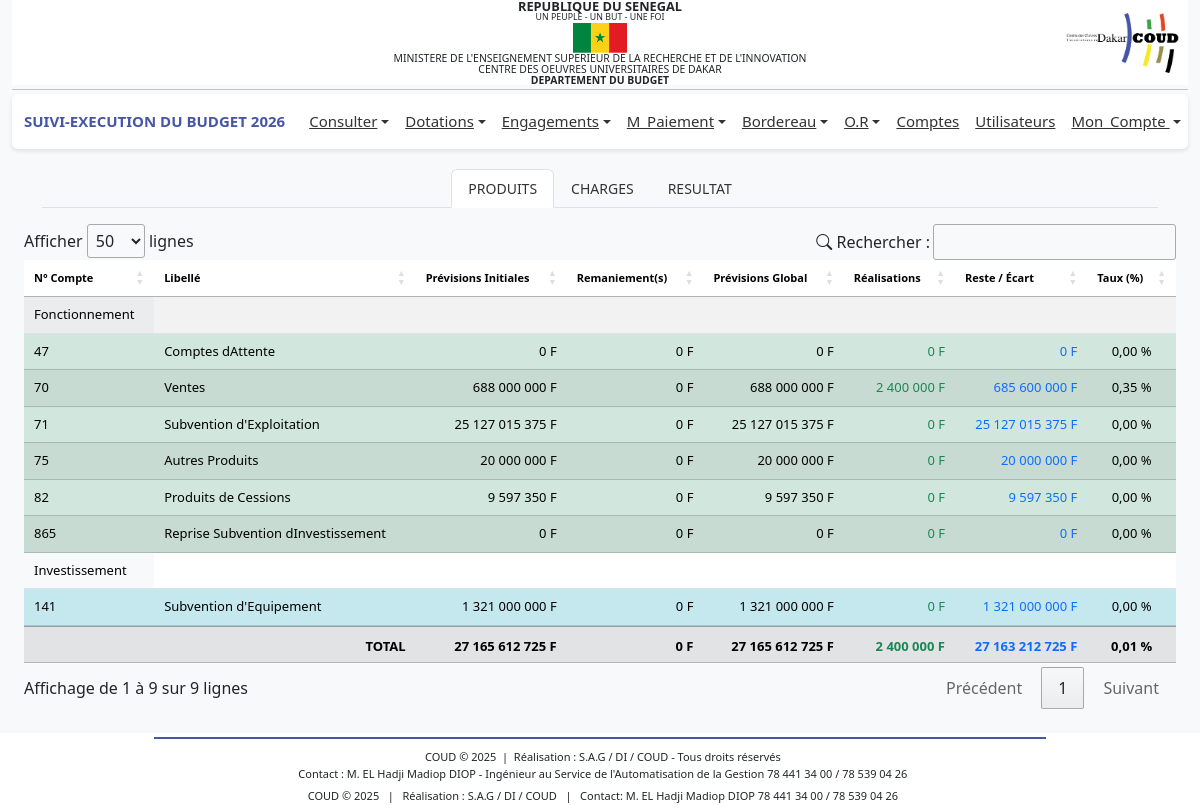
Page /profiles/dg/administratifs/rapports.php (signed in) on the committed database.
### tables this page shows
CREATE TABLE IF NOT EXISTS `bud_comptep` (
  `idCp` int NOT NULL AUTO_INCREMENT,
  `numCp` varchar(50) DEFAULT NULL,
  `libelle` varchar(255) DEFAULT NULL,
  `dateSys` datetime DEFAULT CURRENT_TIMESTAMP,
  `nature` varchar(50) NOT NULL,
  `type` varchar(50) DEFAULT 'fonctionnement',
  PRIMARY KEY (`idCp`)
);

### includes/fonctions.php (called while the page is built, shortened)
<?php
function connexionBD()
{
    $connexion = mysqli_connect('localhost', 'root', '', 'budget_db_2024') or
        die('Serveur inaccessible. Merci de reessayer plus tard.');
    return $connexion;
}
$connexion = connexionBD();
function get_produits_administratif()
{
    global $connexion;
    $anneeEnCours = $_SESSION['an'];
    $query = "
        SELECT
            cp.idCp,
            cp.libelle,
            cp.numCp,
            cp.type,
           COALESCE(SUM(DISTINCT d.volume), 0) AS total_dot,
           COALESCE(SUM(DISTINCT r.montant), 0) AS total_paye,
           COALESCE(SUM(DISTINCT CASE
                WHEN d.type = 'remanier' THEN d.volume
            END), 0) AS totalDotRemanier,
           COALESCE(SUM(DISTINCT CASE
                WHEN d.type = 'initiale' THEN d.volume
            END), 0) AS totalDotInitiale
        FROM bud_compte c
        JOIN bud_comptep cp ON c.idCp = cp.idCp
        LEFT JOIN bud_dotations d
            ON d.idCompte = c.idCompte
            AND d.an = '$anneeEnCours'
        LEFT JOIN bud_ordre_recette r
            ON r.idCompte = c.idCompte
        WHERE cp.nature IN ('produit', 'ressource')
        GROUP BY cp.idCp, cp.libelle, cp.numCp
    ";
    $result = $connexion->query($query);
    if ($result && $result->num_rows > 0) {
        return $result->fetch_all(MYSQLI_ASSOC);
    } else {
        return [];
    }
}
function get_resultats()
{
    global $connexion;
    $anneeEnCours = $_SESSION['an'];
    $query = "
        SELECT
            cp.libelle,
            cp.nature,
            cp.type,
            COALESCE(SUM(DISTINCT d.volume), 0) AS total_dot
        FROM bud_compte c
        JOIN bud_comptep cp ON c.idCp = cp.idCp
        LEFT JOIN bud_dotations d
            ON d.idCompte = c.idCompte
            AND d.an = '$anneeEnCours'
        WHERE cp.nature IN ('produit', 'ressource', 'charge', 'emploi')
        GROUP BY cp.idCp, cp.libelle, cp.nature
        ORDER BY cp.nature, cp.libelle
    ";
    $result = $connexion->query($query);
    $produits = [];
    $charges = [];
    if ($result && $result->num_rows > 0) {
        foreach ($result->fetch_all(MYSQLI_ASSOC) as $row) {
            if (in_array($row['nature'], ['produit', 'ressource'])) {
                $produits[] = $row;
            } else {
                $charges[] = $row;
            }
        }
    }
    return [
        'produits' => $produits,
        'charges' => $charges
    ];
}
?>

### profiles/dg/administratifs/rapports.php (the view, shortened to what this page needs)
<?php
include '../../../includes/fonctions.php';
$produits = get_produits_administratif();
$data = get_resultats();
?>
<?php include '../../../includes/header.php'; ?>
<link rel="stylesheet" href="https://cdn.datatables.net/1.13.6/css/jquery.dataTables.min.css">
<link rel="stylesheet" href="https://cdn.jsdelivr.net/npm/bootstrap-icons@1.11.3/font/bootstrap-icons.css">
<main class="container-fluid mt-3">
    <div class="container-fluid mt-0">
        <div class="container mt-0">
            <ul class="nav nav-tabs  justify-content-center" id="myTabs">
                <li class="nav-item">
                    <a class="nav-link active" href="#" data-target="produit">PRODUITS</a>
                </li>
                <li class="nav-item">
                    <a class="nav-link" href="#" data-target="charges">CHARGES</a>
                </li>
                <li class="nav-item">
                    <a class="nav-link" href="#" data-target="resultat">RESULTAT</a>
                </li>
            </ul>
        </div>
        <div class="mt-3 contenu">
            <div class="tab-content produit">
                <table id="tableProduits" class="table table-striped table-hover align-middle">
                    <thead class="custom-header text-center">
                        <tr>
                            <th>N° Compte</th>
                            <th>Libellé</th>
                            <th>Prévisions Initiales</th>
                            <th>Remaniement(s)</th>
                            <th>Prévisions Global</th>
                            <th>Réalisations</th>
                            <th>Reste / Écart</th>
                            <th>Taux (%)</th>
                        </tr>
                    </thead>
                    <tbody>
                        <tr>
                            <td colspan="" style="background-color: #f8f9fa;">Fonctionnement</td>
                            <td></td>
                            <td></td>
                            <td></td>
                            <td></td>
                            <td></td>
                            <td></td>
                            <td></td>
                        </tr>
                        <?php foreach ($produits as $p): ?>
                        <?php
                        if ($p['type'] == 'fonctionnement'):
                            $prevision = $p['total_dot'];
                            $remanier = $p['totalDotRemanier'];
                            $initiale = $p['totalDotInitiale'];
                            $realisation = $p['total_paye'];
                            $reste = $prevision - $realisation;
                            $taux = ($prevision > 0) ? ($realisation / $prevision) * 100 : 0;
                            ?>
                        <tr class="table-success">
                            <td><?= htmlspecialchars($p['numCp']) ?></td>
                            <td><?= htmlspecialchars($p['libelle']) ?></td>
                            <td class="text-end"><?= number_format($initiale, 0, ',', ' ') ?> F</td>
                            <td class="text-end"><?= number_format($remanier, 0, ',', ' ') ?> F</td>
                            <td class="text-end"><?= number_format($prevision, 0, ',', ' ') ?> F</td>
                            <td class="text-end text-success"><?= number_format($realisation, 0, ',', ' ') ?> F</td>
                            <td class="text-end <?= $reste < 0 ? 'text-danger' : 'text-primary' ?>">
                                <?= number_format($reste, 0, ',', ' ') ?> F
                            </td>
                            <td class="text-center"><?= number_format($taux, 2, ',', ' ') ?> %</td>
                        </tr>
                        <?php endif; ?>
                        <?php endforeach; ?>
                        <tr>
                            <td colspan="" style="background-color: #f8f9fa;">Investissement</td>
                            <td></td>
                            <td></td>
                            <td></td>
                            <td></td>
                            <td></td>
                            <td></td>
                            <td></td>
                        </tr>
                        <?php foreach ($produits as $p): ?>
                        <?php
                        if ($p['type'] == 'investissement'):
                            $prevision = $p['total_dot'];
                            $remanier = $p['totalDotRemanier'];
                            $initiale = $p['totalDotInitiale'];
                            $realisation = $p['total_paye'];
                            $reste = $prevision - $realisation;
                            $taux = ($prevision > 0) ? ($realisation / $prevision) * 100 : 0;
                            ?>
                        <tr class="table-info">
                            <td><?= htmlspecialchars($p['numCp']) ?></td>
                            <td><?= htmlspecialchars($p['libelle']) ?></td>
                            <td class="text-end"><?= number_format($initiale, 0, ',', ' ') ?> F</td>
                            <td class="text-end"><?= number_format($remanier, 0, ',', ' ') ?> F</td>
                            <td class="text-end"><?= number_format($prevision, 0, ',', ' ') ?> F</td>
                            <td class="text-end text-success"><?= number_format($realisation, 0, ',', ' ') ?> F</td>
                            <td class="text-end <?= $reste < 0 ? 'text-danger' : 'text-primary' ?>">
                                <?= number_format($reste, 0, ',', ' ') ?> F
                            </td>
                            <td class="text-center"><?= number_format($taux, 2, ',', ' ') ?> %</td>
                        </tr>
                        <?php endif; ?>
                        <?php endforeach; ?>
                    </tbody>
                    <?php
                    $total_prevision = array_sum(array_column($produits, 'total_dot'));
                    $total_initiale = array_sum(array_column($produits, 'totalDotInitiale'));
                    $total_remanier = array_sum(array_column($produits, 'totalDotRemanier'));
                    $total_realisation = array_sum(array_column($produits, 'total_paye'));
                    $total_ecart = $total_prevision - $total_realisation;
                    $taux_global = ($total_prevision > 0)
                        ? ($total_realisation / $total_prevision) * 100
                        : 0;
                    ?>
                    <tfoot>
                        <tr class="fw-bold table-secondary">
                            <td colspan="2" class="text-end">TOTAL</td>
                            <td class="text-end">
                                <?= number_format($total_initiale, 0, ',', ' ') ?> F
                            </td>
                            <td class="text-end">
                                <?= number_format($total_remanier, 0, ',', ' ') ?> F
                            </td>
                            <td class="text-end">
                                <?= number_format($total_prevision, 0, ',', ' ') ?> F
                            </td>
                            <td class="text-end text-success">
                                <?= number_format($total_realisation, 0, ',', ' ') ?> F
                            </td>
                            <td class="text-end <?= $total_ecart < 0 ? 'text-danger' : 'text-primary' ?>">
                                <?= number_format($total_ecart, 0, ',', ' ') ?> F
                            </td>
                            <td class="text-center">
                                <?= number_format($taux_global, 2, ',', ' ') ?> %
                            </td>
                        </tr>
                    </tfoot>
                </table>
            </div>
        </div>
    </div>
</main>
<?php include '../../../includes/footer.php'; ?>
<link rel="stylesheet" href="https://cdn.datatables.net/buttons/2.4.2/css/buttons.dataTables.min.css">

### includes/header.php (style rules this page uses)
body { font-family: 'Segoe UI', Tahoma, sans-serif; background-color: #f8f9fa; margin: 0; display: flex; flex-direction: column; min-height: 100vh; }
main { flex: 1; }
.nav-link { font-size: 14px; color: #333 !important; }

### profiles/dg/administratifs/rapports.php (style rules this page uses)
#tableProduits th, #tableProduits td { font-size: 13px; }
#tableProduits th, #tableCharges th, #tableResultats th { font-size: 11px; }

### rows in the picture
bud_comptep: numCp "47", libelle "Comptes dAttente", initiale "0", remanier "0", prevision "0", realisation "0", reste "0", taux "0,00"
bud_comptep: numCp "70", libelle "Ventes", initiale "688 000 000", remanier "0", prevision "688 000 000", realisation "2 400 000", reste "685 600 000", taux "0,35"
bud_comptep: numCp "71", libelle "Subvention d'Exploitation", initiale "25 127 015 375", remanier "0", prevision "25 127 015 375", realisation "0", reste "25 127 015 375", taux "0,00"
bud_comptep: numCp "75", libelle "Autres Produits", initiale "20 000 000", remanier "0", prevision "20 000 000", realisation "0", reste "20 000 000", taux "0,00"
bud_comptep: numCp "82", libelle "Produits de Cessions", initiale "9 597 350", remanier "0", prevision "9 597 350", realisation "0", reste "9 597 350", taux "0,00"
bud_comptep: numCp "865", libelle "Reprise Subvention dInvestissement", initiale "0", remanier "0", prevision "0", realisation "0", reste "0", taux "0,00"
bud_comptep: numCp "141", libelle "Subvention d'Equipement", initiale "1 321 000 000", remanier "0", prevision "1 321 000 000", realisation "0", reste "1 321 000 000", taux "0,00"

### other values in the picture
$_SESSION['an'] "2026"
$total_initiale "27 165 612 725"
$total_remanier "0"
$total_prevision "27 165 612 725"
$total_realisation "2 400 000"
$total_ecart "27 163 212 725"
$taux_global "0,01"
